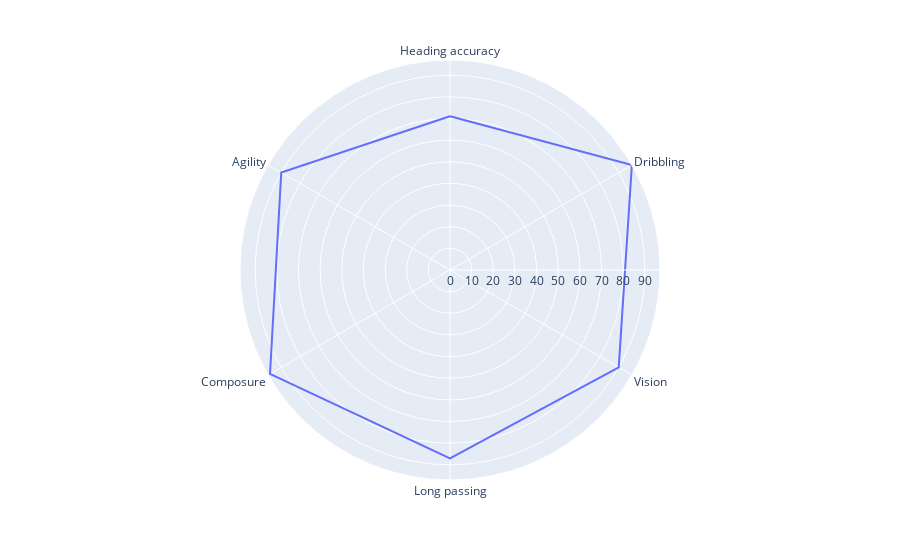

Notebook cell for this chart:
### Code cell
fig = px.line_polar(messi, r='value', theta='attribute', line_close=True)
fig.show()

### Figure 1 — Plotly figure (JSON) as saved in the notebook; plotly's stock layout.template omitted (floating-point values rounded to 4 significant figures)
{"data": [{"hovertemplate": "value=%{r}<br>attribute=%{theta}<extra></extra>", "legendgroup": "", "line": {"color": "#636efa", "dash": "solid"}, "mode": "lines", "name": "", "r": [71, 97, 90, 87, 96, 90, 71], "showlegend": false, "subplot": "polar", "theta": ["Heading accuracy", "Dribbling", "Vision", "Long passing", "Composure", "Agility", "Heading accuracy"], "type": "scatterpolar"}], "layout": {"legend": {"tracegroupgap": 0}, "margin": {"t": 60}, "polar": {"angularaxis": {"direction": "clockwise", "rotation": 90}, "domain": {"x": [0, 1], "y": [0, 1]}}}}
